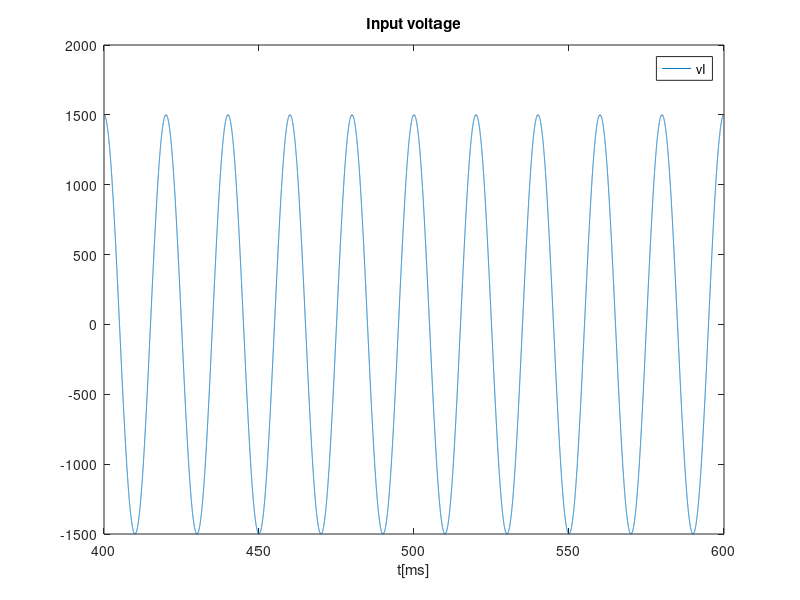
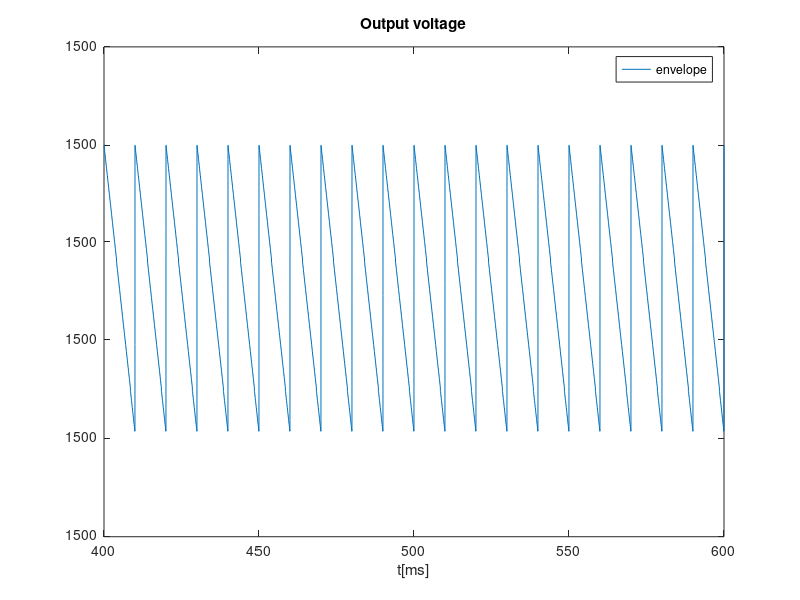
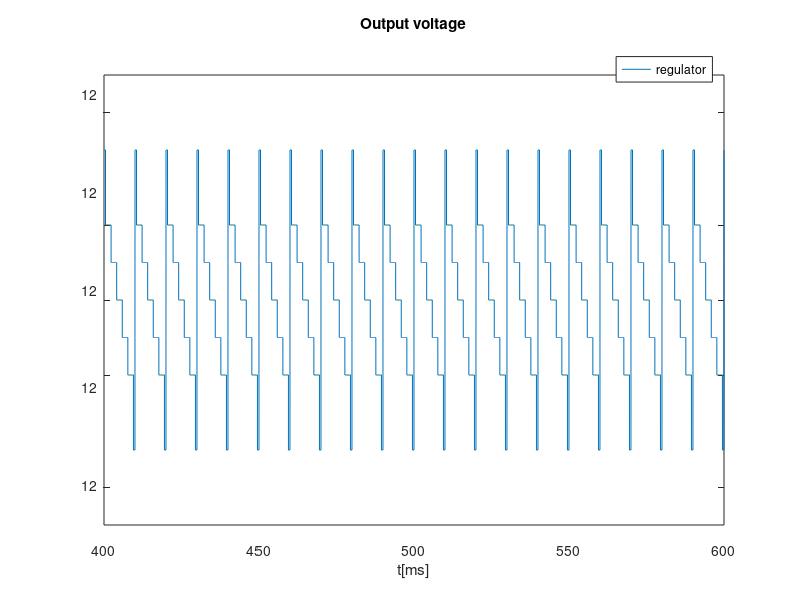
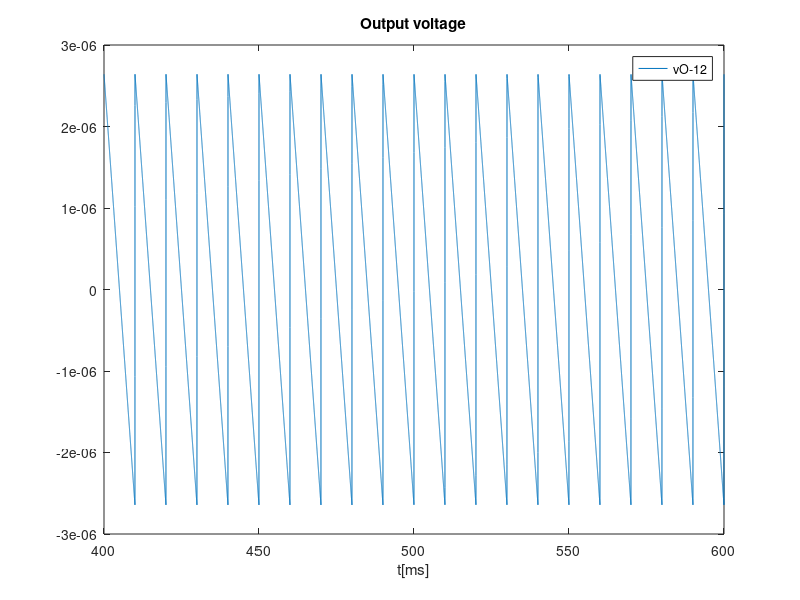

Write the MATLAB code that produced these figures, in order.
close all
clear all

format long;
A_vin = 230;
f = 50;
w=2*pi*f;
n=230/1500;


A_vi = A_vin/n;

t=linspace(4e-1, 6e-1, 50000);

vIN = A_vin*cos(w*t);
vI = A_vi*cos(w*t);

hf=figure(1);
plot(t*1000, vI);
title("Input voltage");
xlabel ("t[ms]");
legend("vI");
print (hf,"vI.eps", "-depsc");

%%%%%%%%%%%%%%ENVELOPE DETECTOR%%%%%%%%%%%%%%
Renv=1000e3;
Cenv=1020e-6;

vOenv = zeros(1, length(t));
vOr = zeros(1, length(t));
tOFF = 1/w * atan(1/w/Renv/Cenv) + 0.4;
vOnexp = A_vi*cos(w*tOFF)*exp(-(t-tOFF)/Renv/Cenv);

for i=1:length(t)
  %if (vI(i) > 0) %half rectifier
    %vOr(i) = vI(i); %half rectifier
    vOr(i) = abs(vI(i)); %full rectifier
  %endif
endfor

for i=1:length(t)
  if t(i) < tOFF
    vOenv(i) = vOr(i);
  elseif vOnexp(i) > vOr(i) %qd vOnexp(i) = vOr(i) é t=tON
    vOenv(i) = vOnexp(i);
  else
    %tOFF = tOFF + 1/f; %half rectifier
    tOFF = tOFF + 1/f/2; %full rectifier
    vOnexp = A_vi*abs(cos(w*tOFF))*exp(-(t-tOFF)/Renv/Cenv);
    vOenv(i) = vOr(i);
  endif
endfor

vripple_env = max(vOenv)-min(vOenv);


hf=figure(2);
%plot(t*1000, vOenv,t*1000, vOr);
plot(t*1000, vOenv);
title("Output voltage");
xlabel ("t[ms]");
%legend("envelope","rectified");
legend("envelope");
print (hf,"vOenv_vOr.eps", "-depsc");

%%%%%%%%%%%%%%VOLTAGE REGULATOR%%%%%%%%%%%%%%
Rreg = 951.06e3;
Vt = 0.026;
N = 1;
Is = 1*10^(-14);
n_diodos = 18;
VON = 12/n_diodos;

rd = Vt*N/(Is*exp(VON/(N*Vt)))

VIreg = mean(vOenv);
vireg = vOenv - VIreg;

VOreg = n_diodos*VON;
voreg = n_diodos*rd/(n_diodos*rd+Rreg)*vireg;
vOreg = VOreg + voreg;

vripple_reg = max(vOreg)-min(vOreg)
hf=figure(3);
plot(t*1000, vOreg);
ylim([12-0.5*10^-5 12+0.5*10^-5])
%yticks([12-0.5*10^-5 12 12+0.5*10^-5])
title("Output voltage");
xlabel ("t[ms]");
legend("regulator");
print (hf,"vOreg.eps", "-depsc");

hf=figure(4);
plot(t*1000, vOreg-12);
title("Output voltage");
xlabel ("t[ms]");
legend("vO-12");
print (hf,"vO-12.eps", "-depsc");


Cost = 1*(Rreg+Renv)/1000 + Cenv*10^6 + 0.1*(4+n_diodos);
Merit = 1/(Cost * (vripple_reg + abs(mean(vOreg-12)) + 10^(-6)));

voavg = mean(vOreg);
vomax = max(vOreg);
vomin = min(vOreg);
vripplereg = vripple_reg;
voenvavg = VIreg;
voenvmax = max(vOenv);
voenvmin = min(vOenv);
vrippleenv = vripple_env;


diary "Envelope_tab.tex"
diary on
printf("$V_I$ & %.3f\n", A_vi);
printf("$V_{max}$ & %.3f\n", voenvmax);
printf("$V_{min}$ & %.3f\n", voenvmin);
printf("$V_{ripple}$ & %.6e\n",vrippleenv);
printf("$V_{avg}$ & %.3f\n",voenvavg);
diary off


diary "Regulator_tab.tex"
diary on
printf("$V_{max}$ & %.5f\n", vomax);
printf("$V_{min}$ & %.5f\n", vomin);
printf("$V_{ripple}$ & %.6e\n",vripplereg);
printf("$V_{avg}$ & %.5f\n",voavg);
printf("$V_{avg}$-12 & %.5f\n",voavg-12);
diary off

diary "Merit_tab.tex"
diary on
printf("Cost & %.3f\n", Cost);
printf("Merit & %.4f\n", Merit);
diary off




